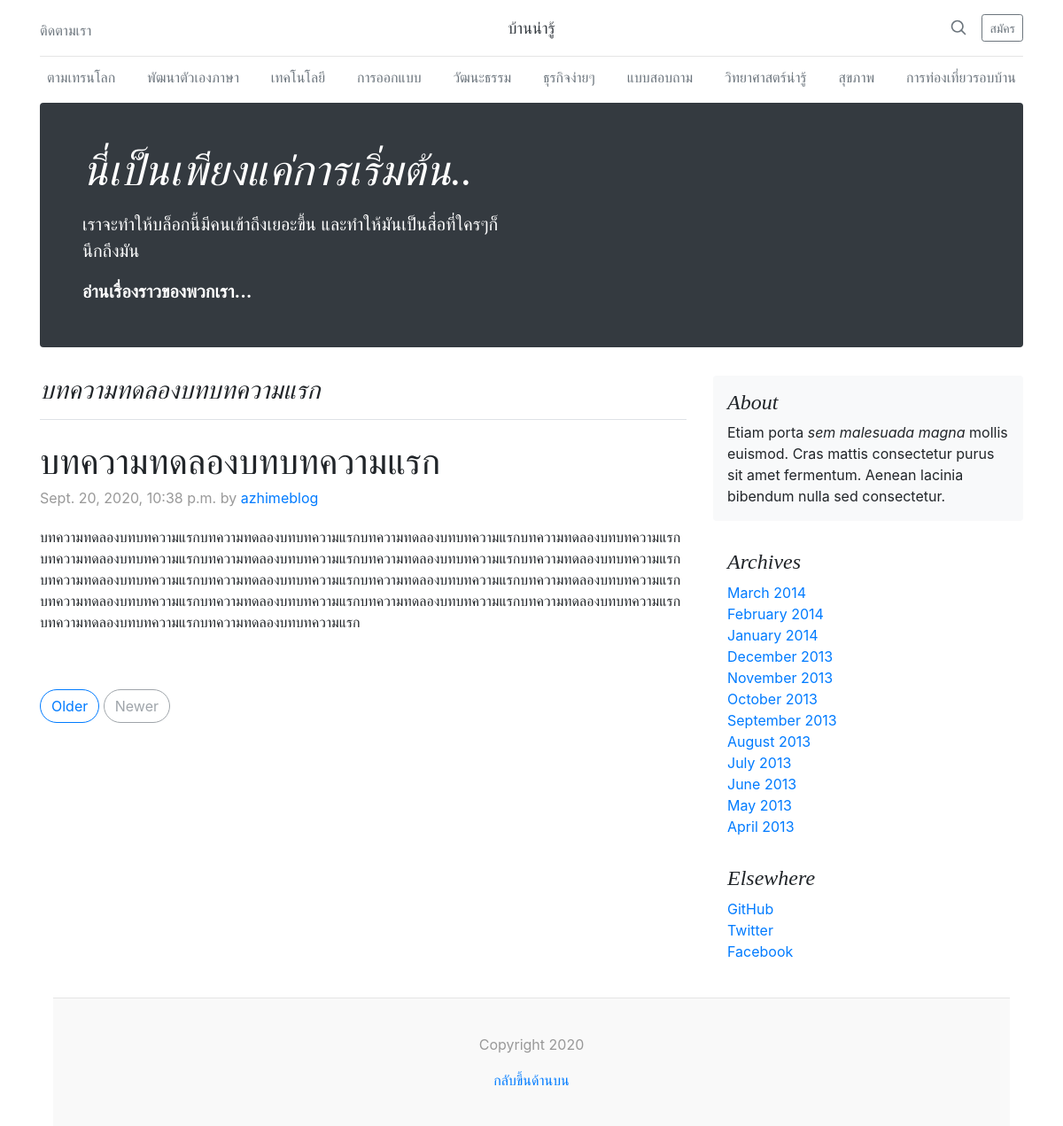
The page /content/testcontent/ on the database its author committed.
### blog/models.py (models this page shows, shortened)
class Post(models.Model):
    category = models.ForeignKey('Category',on_delete=models.CASCADE)
    author = models.ForeignKey(settings.AUTH_USER_MODEL, on_delete=models.CASCADE)
    cover = models.ImageField(upload_to='images/')
    title = models.CharField(max_length=200,unique=True,default='ใส่ชื่อบทความ')
    content = models.TextField(default='ใส่เนื้อหาบทความ')
    created_date = models.DateTimeField(default=timezone.now)
    published_date = models.DateTimeField(blank=True, null=True)
    post_viewcount = models.PositiveIntegerField(default=0,)
    slug = models.SlugField(max_length=200, default='ลิงค์หลังบทความ')
    status = models.IntegerField(choices=STATUS , default=1)
    likes = models.ManyToManyField(User, related_name="likes")

### blog/views.py (the view)
# urls.py: path('content/<slug:slug>/', views.post_detail, name='post_detail'),
def post_detail(request, slug):
    post = Post.objects.get(slug=slug)
    return render(request, 'blog/post_read.html', {'post': post})

### blog/templates/blog/post_read.html
{% extends 'blog/base.html' %}
{% block content %}
    <main role="main" class="container">
        <div class="row">
            <div class="col-md-8 blog-main">
                <h3 class="pb-3 mb-4 font-italic border-bottom">
                    {{ post.title }}
                </h3>
                <div class="blog-post">
                    <h2 class="blog-post-title">{{ post.title }}</h2>
                    <p class="blog-post-meta">{{ post.published_date }} by <a href="#">{{ post.author }}</a></p>
                    {{ post.content|linebreaksbr }}
                </div>
                <nav class="blog-pagination">
                    <a class="btn btn-outline-primary" href="#">Older</a>
                    <a class="btn btn-outline-secondary disabled" href="#">Newer</a>
                </nav>
            </div>
            <aside class="col-md-4 blog-sidebar">
                <div class="p-3 mb-3 bg-light rounded">
                    <h4 class="font-italic">About</h4>
                    <p class="mb-0">Etiam porta <em>sem malesuada magna</em> mollis euismod. Cras mattis consectetur purus sit amet fermentum. Aenean lacinia bibendum nulla sed consectetur.</p>
                </div>
                <div class="p-3">
                    <h4 class="font-italic">Archives</h4>
                    <ol class="list-unstyled mb-0">
                        <li><a href="#">March 2014</a></li>
                        <li><a href="#">February 2014</a></li>
                        <li><a href="#">January 2014</a></li>
                        <li><a href="#">December 2013</a></li>
                        <li><a href="#">November 2013</a></li>
                        <li><a href="#">October 2013</a></li>
                        <li><a href="#">September 2013</a></li>
                        <li><a href="#">August 2013</a></li>
                        <li><a href="#">July 2013</a></li>
                        <li><a href="#">June 2013</a></li>
                        <li><a href="#">May 2013</a></li>
                        <li><a href="#">April 2013</a></li>
                    </ol>
                </div>
                <div class="p-3">
                    <h4 class="font-italic">Elsewhere</h4>
                    <ol class="list-unstyled">
                        <li><a href="#">GitHub</a></li>
                        <li><a href="#">Twitter</a></li>
                        <li><a href="#">Facebook</a></li>
                    </ol>
                </div>
            </aside>
        </div>
    </main>
    {% endblock %}

### blog/static/main.css (style rules this page uses)
h1, h2, h3, h4, h5, h6 { font-family: "Playfair Display", Georgia, "Times New Roman", serif; }
.border-bottom { border-bottom: 1px solid #e5e5e5; }
.blog-pagination { margin-bottom: 4rem; }
.blog-pagination > .btn { border-radius: 2rem; }
.blog-post { margin-bottom: 4rem; }
.blog-post-title { margin-bottom: .25rem; font-size: 2.5rem; }
.blog-post-meta { margin-bottom: 1.25rem; color: #999; }

### rows shown on the page
Post: title "บทความทดลองบทบทความแรก", published_date "Sept. 20, 2020, 10:38 p.m.", author "azhimeblog", content "บทความทดลองบทบทความแรกบทความทดลองบทบทความแรกบทความทดลองบทบทความแรกบทความทดลองบทบทความแรกบทความทดลองบทบทความแรกบทความทดลองบทบทความแรกบทความทดลองบทบทความแรกบทความทดลองบทบทความแรกบทความทดลองบทบทความแรกบทความทดลองบทบทความแรกบทความทดลองบทบทความแรกบทความทดลองบทบทความแรกบทความทดลองบทบทความแรกบทความทดลองบทบทความแรกบทความทดลองบทบทความแรกบทความทดลองบทบทความแรกบทความทดลองบทบทความแรกบทความทดลองบทบทความแรก"
